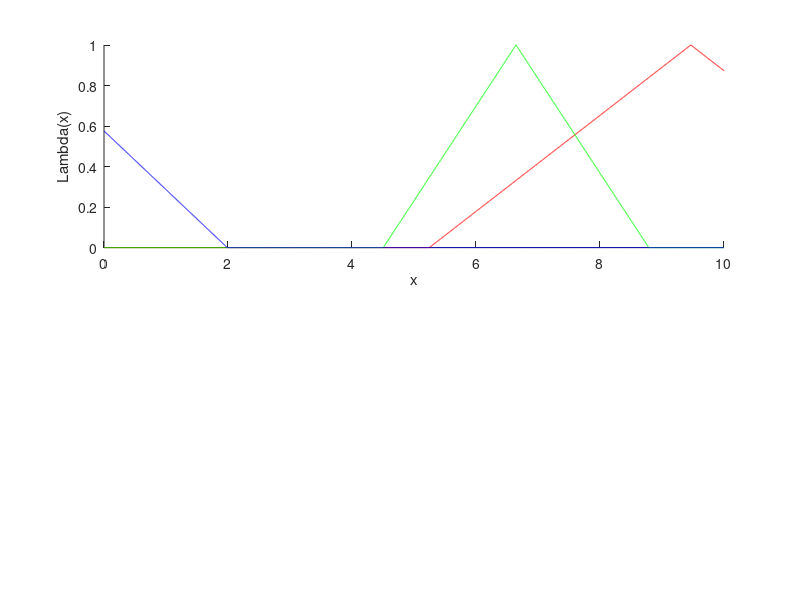

This figure's MATLAB source: (Note: this script raises an error after producing the figure.)
rules = dlmread('learnedRules.txt');

X1 = rules(1,1:2);
X2 = rules(4,1:2);
X3 = rules(7,1:2);

Y1 = rules(1,3:4);
Y2 = rules(2,3:4);
Y3 = rules(3,3:4);

x = 0:0.001:10;

subplot(2,1,1);

hold on;
y = trimf(x, [X1(1)-X1(2) X1(1) X1(1)+X1(2)]);
plot(x,y,'r');
y = trimf(x, [X2(1)-X2(2) X2(1) X2(1)+X2(2)]);
plot(x,y,'g');
y = trimf(x, [X3(1)-X3(2) X3(1) X3(1)+X3(2)]);
plot(x,y,'b');
xlabel('x');
ylabel('Lambda(x)');
legend(num2str(X1),num2str(X2),num2str(X3),-1);
title('X Membership');

subplot(2,1,2);

hold on;
y = trimf(x, [Y1(1)-Y1(2) Y1(1) Y1(1)+Y1(2)]);
plot(x,y,'r');
y = trimf(x, [Y2(1)-Y2(2) Y2(1) Y2(1)+Y2(2)]);
plot(x,y,'g');
y = trimf(x, [Y3(1)-Y3(2) Y3(1) Y3(1)+Y3(2)]);
plot(x,y,'b');
xlabel('y');
ylabel('Lambda(y)');
legend(num2str(Y1),num2str(Y2),num2str(Y3),-1);
title('Y Membership');

print('-djpeg','XYMembership.jpg');
